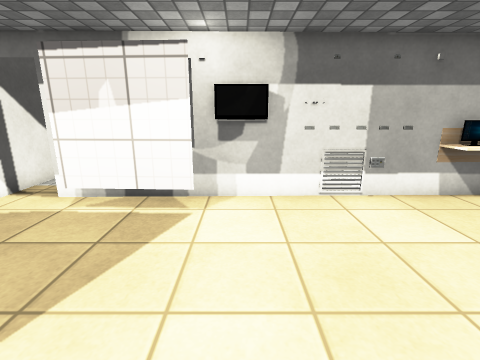
view 1 (above)

12 first-person views from a walk through a scene from a Unity 3-D project. The camera is 1.3 m above the floor, tilts 14° down and sees 85° across. Doors are open. The floor is counted in squares, 0.5 m on a side. Each view is taken from the middle of a square. On the plan, view 1 faces up. The plan holds only what a view shows up to about 18 squares ahead; the rest is blank. The place goes on beyond the plan. The player is left out. Some surface patterns are stand-ins.

view 2
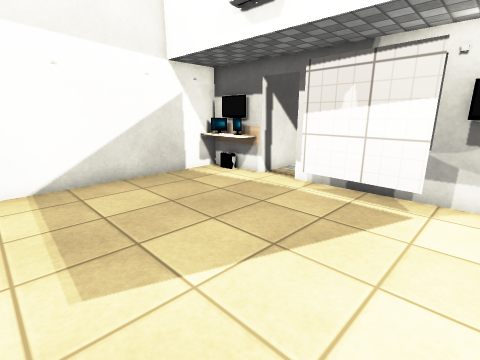

view 3
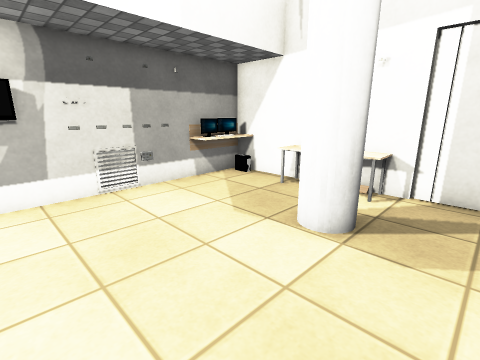

view 4
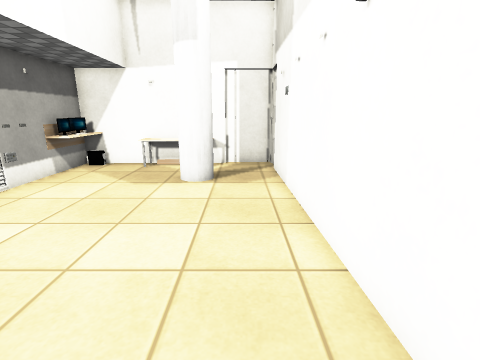

view 5
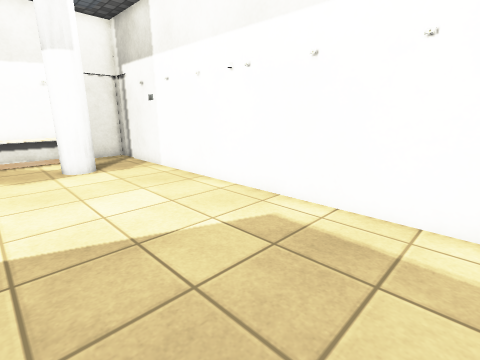

view 6
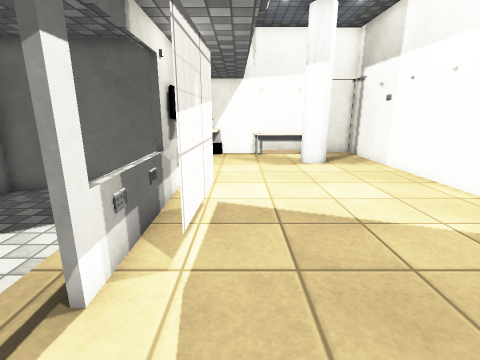

view 7
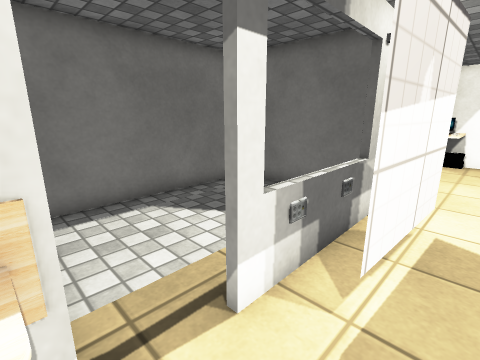

view 8
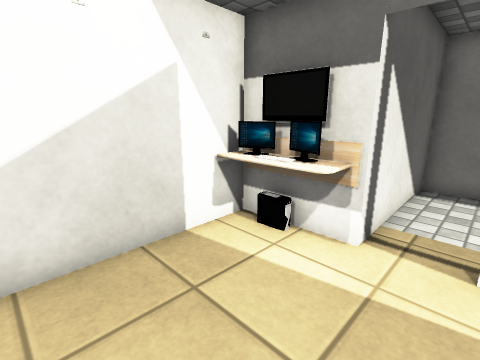

view 9
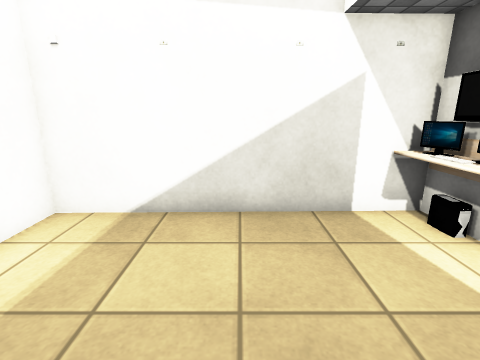

view 10
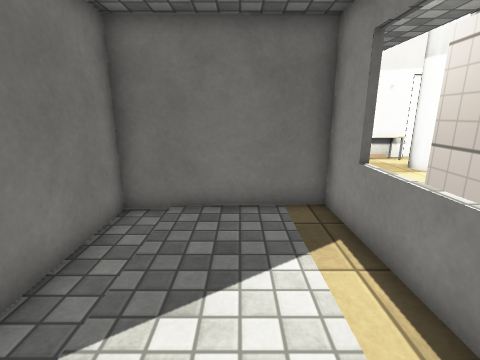

view 11
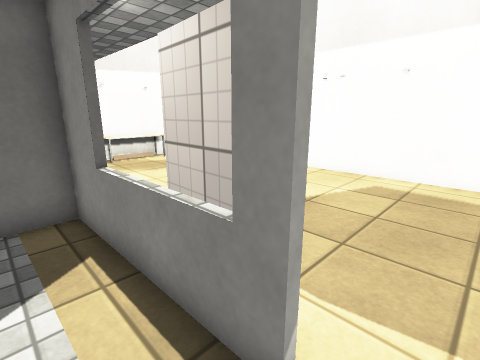

view 12
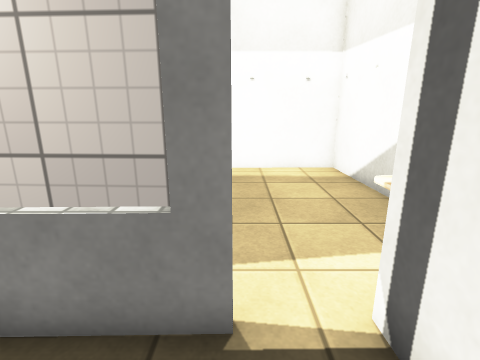

### Floor plan
Key: @ floor where view 1 was taken; # wall or solid block; x gap in a wall; . floor; D open door; = window, fence, low wall or low ledge; ^ raised ledge; E vent; O other object.
Columns run from 11 left of view 1 to 10 right of it. Each row starts with its distance up from view 1.
 14    #########
 13    #.......#
 12    #.......#
 11    #.......#
 10    #.......#
  9    #...... #
  8 # O#DD=#######E#### #
  7 #===..#####.......==#
  6 #...................#
  5 #..................^^
  4 #..................^^
  3 #..................^^
  2 #...............##x^^
  1 #...............##..##
  0 #..........@........##
 -1 #...................#
 -2 #####################

Positions as (right, up) in squares from view 1, and headings:
1: (0, 0), facing up
2: (0, -1), facing up-left
3: (0, -1), facing up-right
4: (-5, 0), facing right
5: (-8, 5), facing down-right
6: (-9, 6), facing right
7: (-8, 6), facing up-right
8: (-6, 3), facing up-left
9: (-4, 3), facing left
10: (-7, 11), facing right
11: (-7, 10), facing down-right
12: (-6, 11), facing down
